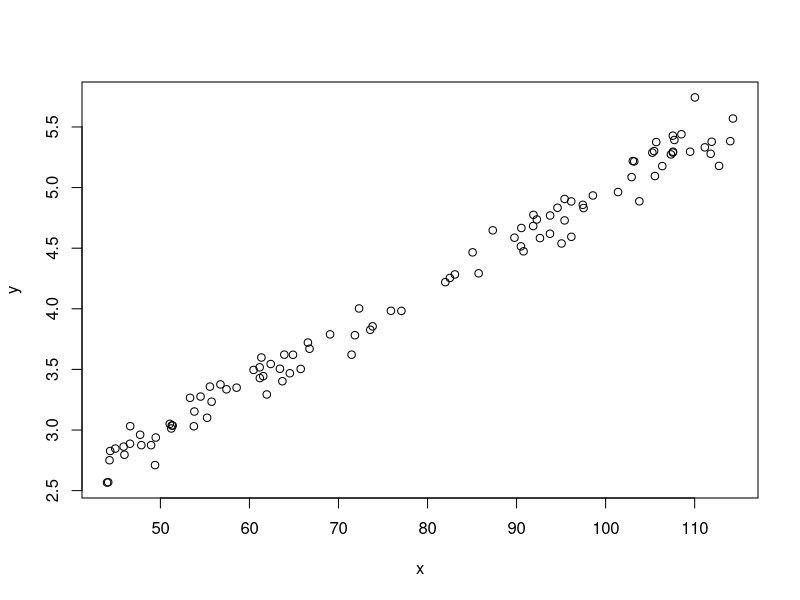
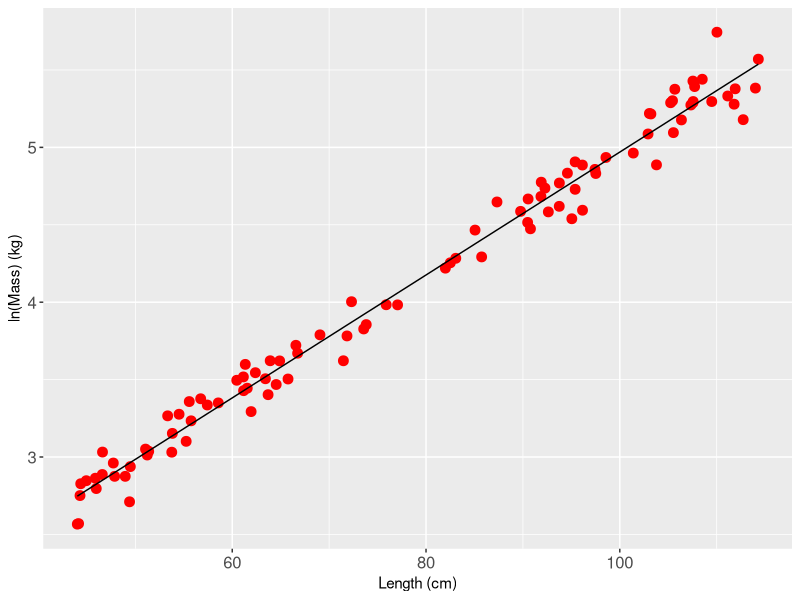

The R script that drew these images, in order:
# Example script for R workshop for the turtle groups


# install.packages("ggplot2")
library(ggplot2)

max <- 120
x <- runif(n = 100, min = 44, max = 115)

y <- 0.96 + 0.04 * x + rnorm(n=length(x), 0, 0.1)

mass <- exp(y)
df1 <- data.frame(length = x, mass = mass)
summary(df1)

lm1 <- lm(log(mass) ~ length, data = df1)
summary(lm1)
df1$predict <- predict(lm1)


plot(x, y)
p1 <- ggplot(data = df1, aes(x = length)) + 
  geom_point(aes(y = log(mass)), 
             colour = "red",
             size = 3) + 
  geom_line(aes(y = predict), colour = "black") + 
  theme(axis.text = element_text(size = 12)) + 
  xlab("Length (cm)") + 
  ylab("ln(Mass) (kg)")

p1
